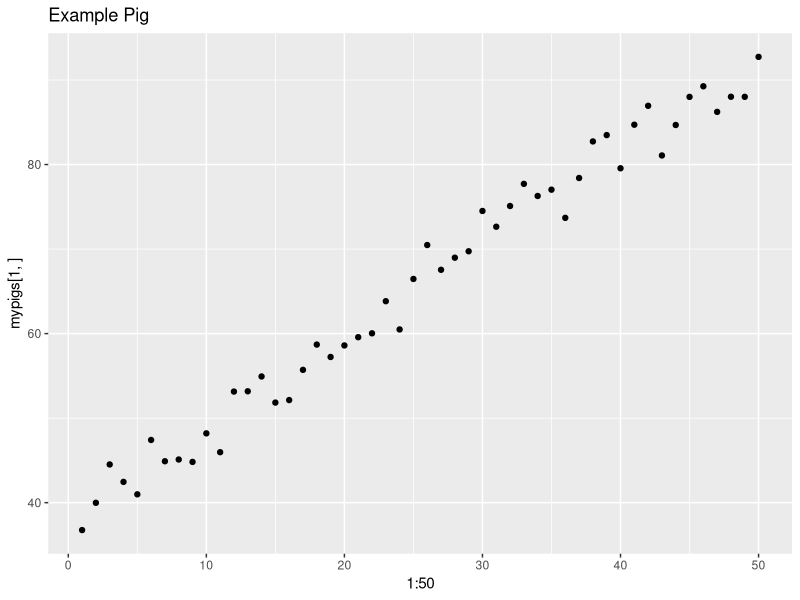
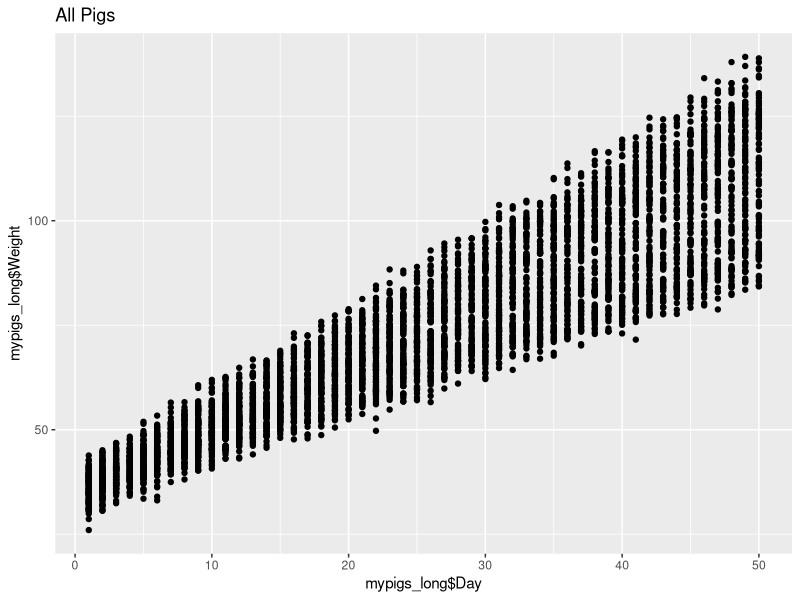
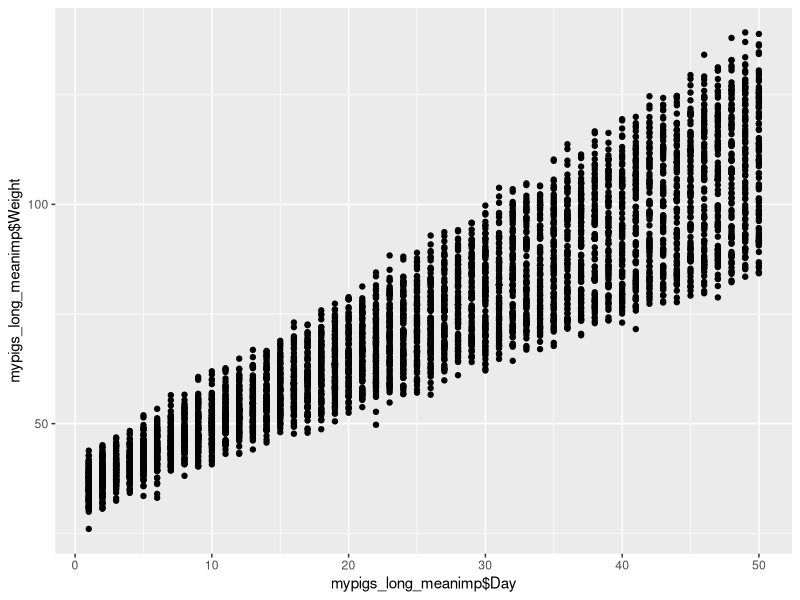
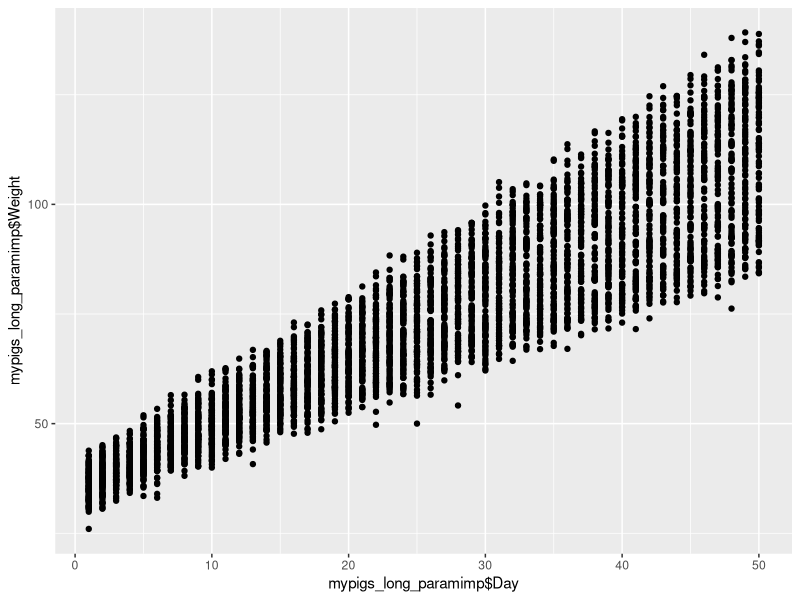
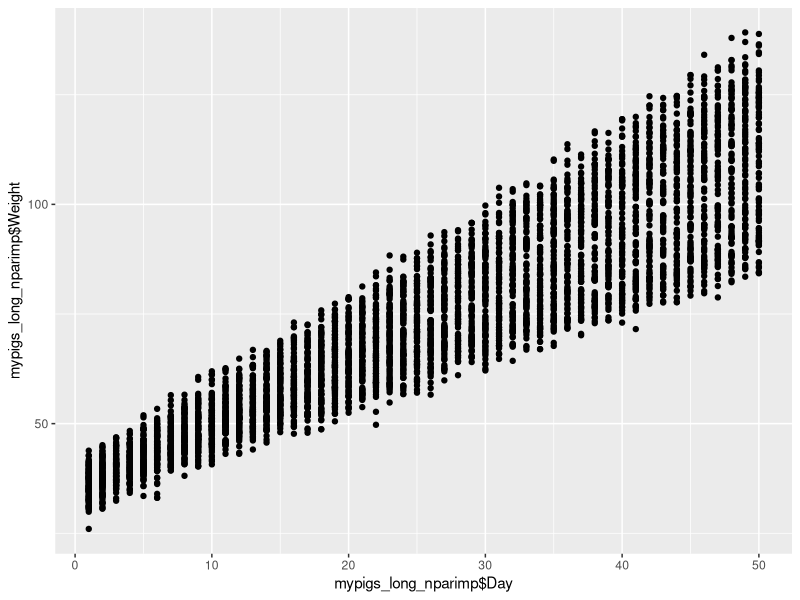

Here is the R script that generated these plots, in order:
## ---- chunk 1
library(tidyverse)
## ---- chunk 2

set.seed(61916)

mypigs <- array(NA, 
                dim = c(100,50), 
                dimnames = list(paste('Pig',1:100,sep=''), 1:50))

mygains <- rep(NA,100)
mystart <- rep(NA,100)
for(i in 1:nrow(mypigs)){
  
  mygains[i] <- runif(1, 1, 2)
  mystart[i] <- runif(1, 30, 40)
  mypigs[i,] <- (mygains[i] * 1:50 + mystart[i]) + rnorm(50,0,2) 
  
}

qplot(1:50, mypigs[1,], main = 'Example Pig')

temp <- as.data.frame(mypigs)
temp$Pig <- rownames(temp)
mypigs_long <- gather(temp,'Day', 'Weight', 1:50)
mypigs_long$Day <- as.numeric(mypigs_long$Day)

qplot(mypigs_long$Day, mypigs_long$Weight, main = 'All Pigs')

## ---- chunk 3

mypigs_long_ref <- mypigs_long
mylmfit_ref <- lm(Weight ~ Day, data = mypigs_long_ref)
summary(mylmfit_ref)
mean(mylmfit_ref$residuals^2) # MSE

## ---- chunk 4

set.seed(61916)

pmiss <- 0.05
mypigs_long$Weight[sample(1:nrow(mypigs_long), 
                          round(pmiss*nrow(mypigs_long)),
                          replace = F
                          )] <- NA


## ---- chunk 5

mypigs_long_meanimp <- mypigs_long
mypigs_long_meanimp$Weight[is.na(mypigs_long$Weight)] <- mylmfit_ref$fitted.values[is.na(mypigs_long$Weight)]

qplot(mypigs_long_meanimp$Day, mypigs_long_meanimp$Weight)

mylmfit_meanimp <- lm(Weight ~ Day, data = mypigs_long_meanimp)
summary(mylmfit_meanimp)
mean(mylmfit_meanimp$residuals^2) # MSE

## ---- chunk 6

set.seed(61916)
mypigs_long_paramimp <- mypigs_long

for(i in 1:nrow(mypigs_long)){
  if(is.na(mypigs_long$Weight[i])){
    
    tempsd <- sd(subset(mypigs_long$Weight, mypigs_long$Day == mypigs_long$Day[i]),
                 na.rm = T)
    mypigs_long_paramimp$Weight[i] <- mylmfit_ref$fitted.values[i] + rnorm(1, 0, tempsd)
    
  }
}


qplot(mypigs_long_paramimp$Day, mypigs_long_paramimp$Weight)

mylmfit_paramimp <- lm(Weight ~ Day, data = mypigs_long_paramimp)
summary(mylmfit_paramimp)
mean(mylmfit_paramimp$residuals^2) # MSE

## ---- chunk 7

set.seed(61916)
mypigs_long_nparimp <- mypigs_long

for(i in 1:nrow(mypigs_long)){
  if(is.na(mypigs_long$Weight[i])){
    
    tempsamp <- subset(mypigs_long$Weight, mypigs_long$Day == mypigs_long$Day[i])
    mypigs_long_nparimp$Weight[i] <- sample(tempsamp,1)
    
  }
}


qplot(mypigs_long_nparimp$Day, mypigs_long_nparimp$Weight)

mylmfit_nparimp <- lm(Weight ~ Day, data = mypigs_long_nparimp)
summary(mylmfit_nparimp)
mean(mylmfit_nparimp$residuals^2) # MSE

